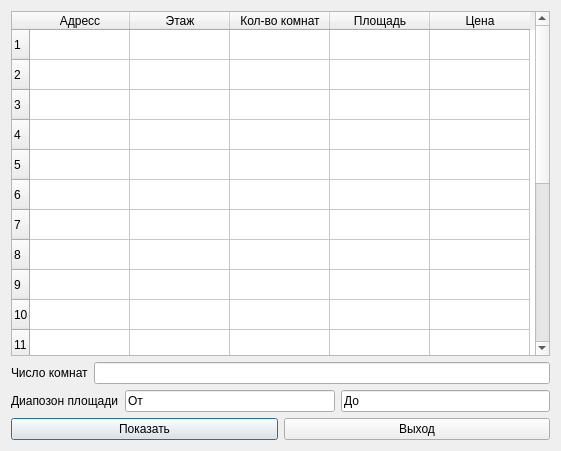
<?xml version="1.0" encoding="UTF-8"?>
<ui version="4.0">
 <class>Zian</class>
 <widget class="QDialog" name="Zian">
  <property name="geometry">
   <rect>
    <x>0</x>
    <y>0</y>
    <width>561</width>
    <height>451</height>
   </rect>
  </property>
  <property name="windowTitle">
   <string>Dialog</string>
  </property>
  <layout class="QHBoxLayout" name="horizontalLayout_5">
   <item>
    <layout class="QVBoxLayout" name="verticalLayout">
     <item>
      <widget class="QTableWidget" name="table">
       <property name="rowCount">
        <number>20</number>
       </property>
       <row/>
       <row/>
       <row/>
       <row/>
       <row/>
       <row/>
       <row/>
       <row/>
       <row/>
       <row/>
       <row/>
       <row/>
       <row/>
       <row/>
       <row/>
       <row/>
       <row/>
       <row/>
       <row/>
       <row/>
       <column>
        <property name="text">
         <string>Адресс</string>
        </property>
       </column>
       <column>
        <property name="text">
         <string>Этаж</string>
        </property>
       </column>
       <column>
        <property name="text">
         <string>Кол-во комнат</string>
        </property>
       </column>
       <column>
        <property name="text">
         <string>Площадь</string>
        </property>
       </column>
       <column>
        <property name="text">
         <string>Цена</string>
        </property>
       </column>
      </widget>
     </item>
     <item>
      <layout class="QHBoxLayout" name="horizontalLayout_2">
       <item>
        <widget class="QLabel" name="label">
         <property name="text">
          <string>Число комнат</string>
         </property>
        </widget>
       </item>
       <item>
        <widget class="QLineEdit" name="lineEdit_2"/>
       </item>
      </layout>
     </item>
     <item>
      <layout class="QHBoxLayout" name="horizontalLayout">
       <item>
        <widget class="QLabel" name="label_2">
         <property name="text">
          <string>Диапозон площади</string>
         </property>
        </widget>
       </item>
       <item>
        <widget class="QLineEdit" name="lineEdit">
         <property name="text">
          <string>От</string>
         </property>
        </widget>
       </item>
       <item>
        <widget class="QLineEdit" name="lineEdit_3">
         <property name="text">
          <string>До</string>
         </property>
        </widget>
       </item>
      </layout>
     </item>
     <item>
      <layout class="QHBoxLayout" name="horizontalLayout_3">
       <item>
        <widget class="QPushButton" name="pushButton">
         <property name="text">
          <string>Показать</string>
         </property>
        </widget>
       </item>
       <item>
        <widget class="QPushButton" name="pushButton_2">
         <property name="text">
          <string>Выход</string>
         </property>
        </widget>
       </item>
      </layout>
     </item>
    </layout>
   </item>
  </layout>
 </widget>
 <resources/>
 <connections/>
</ui>
